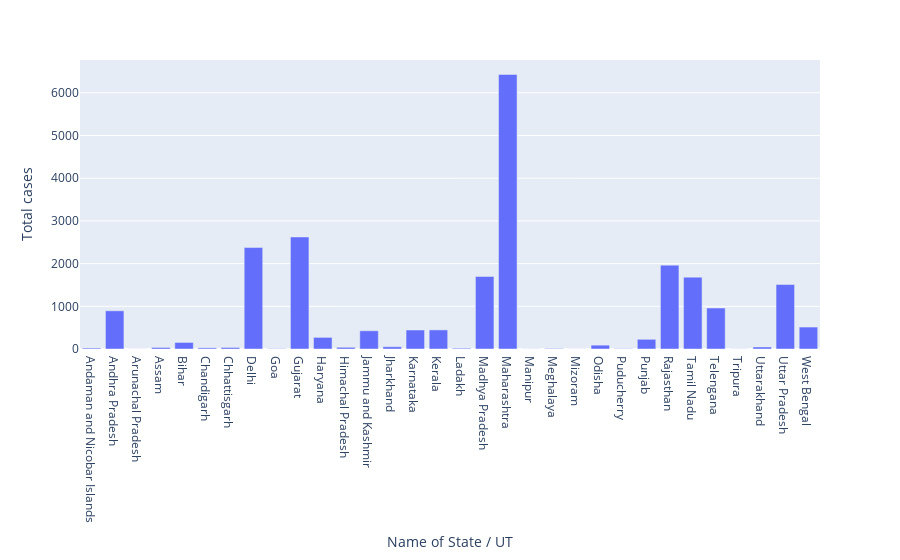

The notebook cell saved with this chart:
### Code cell
px.bar(Ramesh,x='Name of State / UT',y='Total cases')

### Figure 1 — Plotly figure (JSON) as saved in the notebook; plotly's stock layout.template omitted (floating-point values rounded to 4 significant figures)
{"data": [{"alignmentgroup": "True", "hovertemplate": "Name of State / UT=%{x}<br>Total cases=%{y}<extra></extra>", "legendgroup": "", "marker": {"color": "#636efa"}, "name": "", "offsetgroup": "", "orientation": "v", "showlegend": false, "textposition": "auto", "type": "bar", "x": ["Andaman and Nicobar Islands", "Andhra Pradesh", "Arunachal Pradesh", "Assam", "Bihar", "Chandigarh", "Chhattisgarh", "Delhi", "Goa", "Gujarat", "Haryana", "Himachal Pradesh", "Jammu and Kashmir", "Jharkhand", "Karnataka", "Kerala", "Ladakh", "Madhya Pradesh", "Maharashtra", "Manipur", "Meghalaya", "Mizoram", "Odisha", "Puducherry", "Punjab", "Rajasthan", "Tamil Nadu", "Telengana", "Tripura", "Uttarakhand", "Uttar Pradesh", "West Bengal"], "xaxis": "x", "y": [22, 895, 1, 36, 153, 27, 36, 2376, 7, 2624, 272, 40, 427, 53, 445, 447, 18, 1699, 6430, 2, 12, 1, 90, 7, 227, 1964, 1683, 960, 2, 47, 1510, 514], "yaxis": "y"}], "layout": {"barmode": "relative", "legend": {"tracegroupgap": 0}, "margin": {"t": 60}, "xaxis": {"anchor": "y", "domain": [0, 1], "title": {"text": "Name of State / UT"}}, "yaxis": {"anchor": "x", "domain": [0, 1], "title": {"text": "Total cases"}}}}
